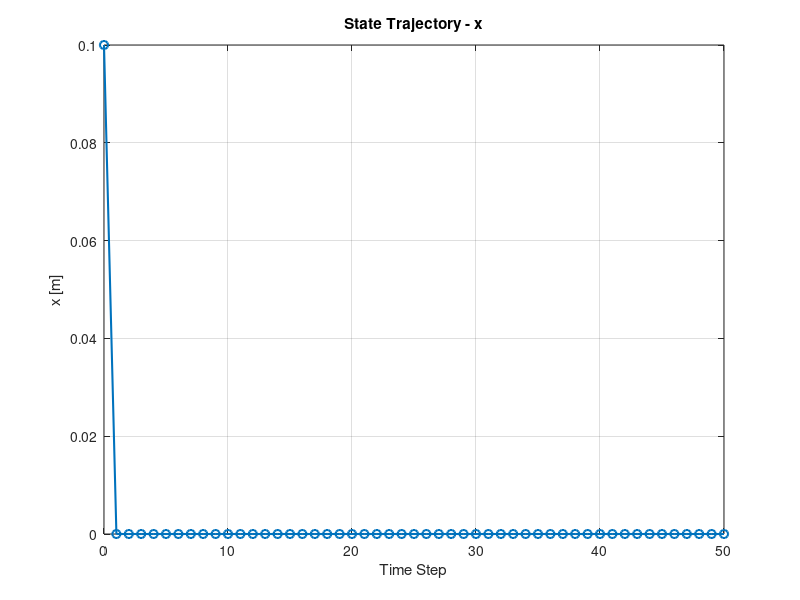
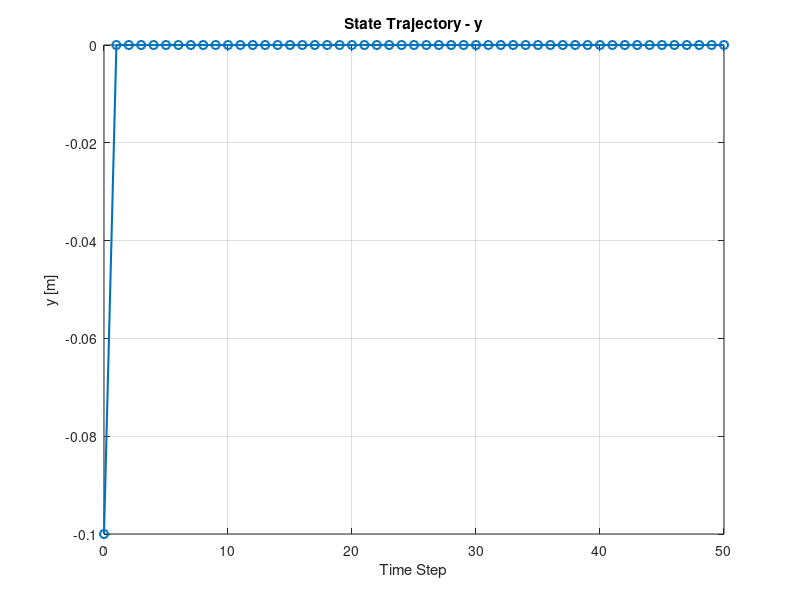
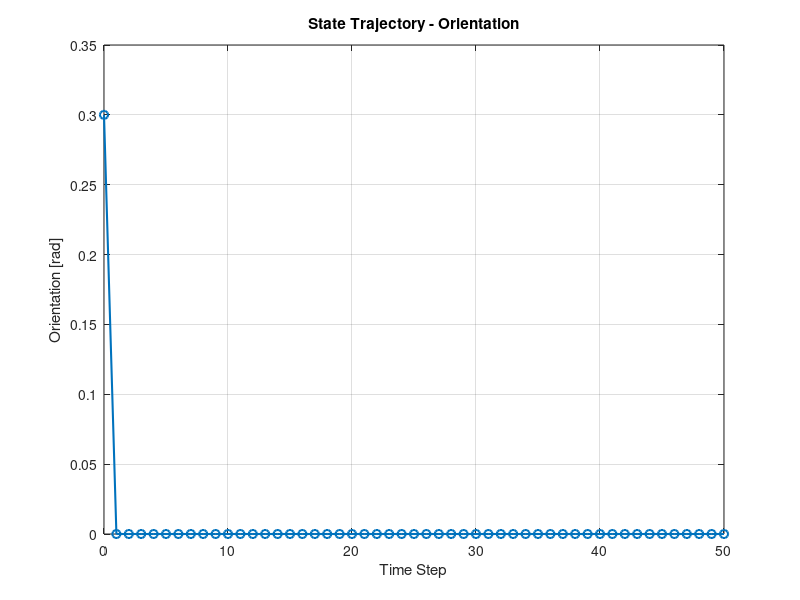

The MATLAB script that drew these images, in order:
%% System definition



% Mass and inertia

m = 5.0;

I = 0.04;



% State-space matrix A (7 states: x, y, theta, dx, dy, dtheta, dummy)

A = [0 0 0 1 0 0;

     0 0 0 0 1 0;

     0 0 0 0 0 1;

     0 0 0 0 0 0;

     0 0 0 0 0 0;

     0 0 0 0 0 0;];



% Input matrix B (3 generalized inputs: Fx, Fy, Torque)

B = [0     0     0;

     0     0     0;

     0     0     0;

     1/m   0     0;

     0   1/m     0;

     0     0   1/I];



% Mapping matrix W (maps tensions to generalized forces/torques)

W = [-0.9015  -0.9993   0.9015   0.9993   0.5293  -0.5279    0.0;

     -0.4327   0.0381  -0.4327   0.0381   0.8484   0.8493    1.0;

      55.1732 -4.8536 -55.1732   4.8536 -68.8105  68.6314    0.0];



% Effective input matrix: maps tensions to state dynamics

Beff = B * W;  % 7x7



% Weight matrices for LQR cost

Q = diag([100, 100, 100, 10, 10, 10]);    % Penalize x, y, theta and their velocities

R = eye(7) * 0.1;                         % Penalize tension magnitudes



% Compute infinite-horizon LQR gain using MATLAB's dlqr

[K, P, ~] = dlqr(A, Beff, Q, R);



%% Forward simulation



N = 50;                     % Time horizon

x0 = [0.1; -0.1; 0.3; 0; 0; 0];  % Initial state

x = zeros(6, N+1);

u = zeros(7, N);

x(:,1) = x0;



for k = 1:N

    u(:,k) = -K * x(:,k);                        % Apply LQR control

    x(:,k+1) = A * x(:,k) + Beff * u(:,k);       % System update

end



% Compute cost

J = x(:,1)' * P * x(:,1);

fprintf('Total optimal cost J(u): %.4f\n', J);



%% Plot state trajectories



% Plot state trajectories

figure;

plot(0:N, x(1,:), '-o', 'LineWidth', 1.5);

grid on;

xlabel('Time Step'); ylabel('x [m]');

title('State Trajectory - x');



figure;

plot(0:N, x(2,:), '-o', 'LineWidth', 1.5);

grid on;

xlabel('Time Step'); ylabel('y [m]');

title('State Trajectory - y');



figure;

plot(0:N, x(3,:), '-o', 'LineWidth', 1.5);

grid on;

xlabel('Time Step'); ylabel('Orientation [rad]');

title('State Trajectory - Orientation');